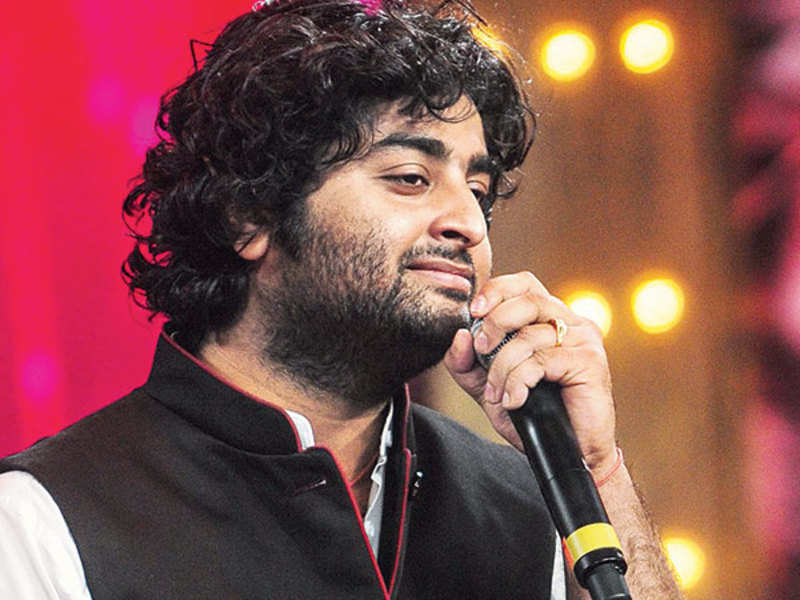
#> input picture AR8.jpg, 800 x 600 px, found by its file name
$ python pencilsketch.py
#> lines starting #> are read from the running program, lines starting #| are printed output that depends on the picture

import cv2

img_location = 'D:/VS CODE/Python/'
filename = 'AR8.jpg'

org_image = cv2.imread(img_location+filename)
#> org_image is the input picture: shape (600, 800, 3); mean B, G, R 77.2, 79.9, 135
resize_image = cv2.resize(org_image, (550, 450))
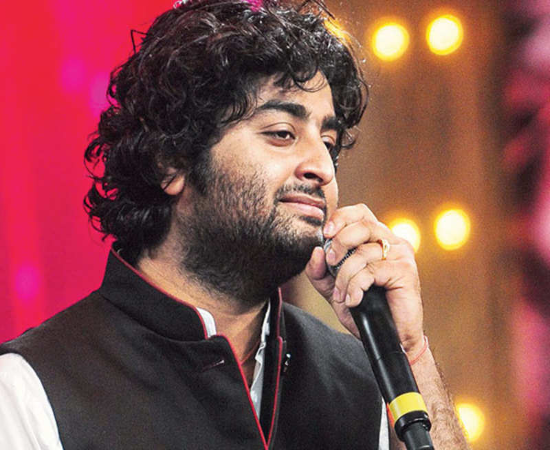
#> resize_image: shape (450, 550, 3); mean B, G, R 77.1, 79.8, 134.9

gray_image = cv2.cvtColor(resize_image, cv2.COLOR_BGR2GRAY)
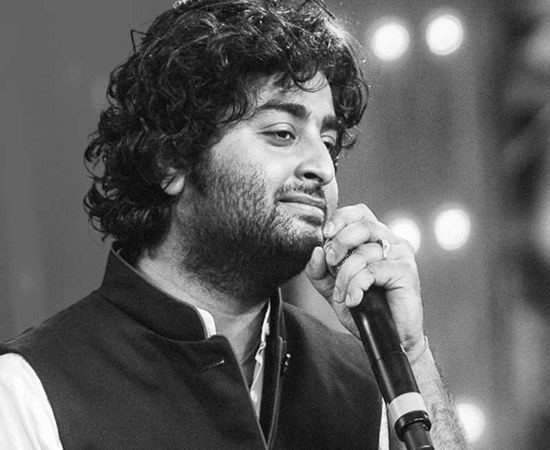
#> gray_image: shape (450, 550); min 3, max 255, mean 96
inverted_gray_image = 255 - gray_image
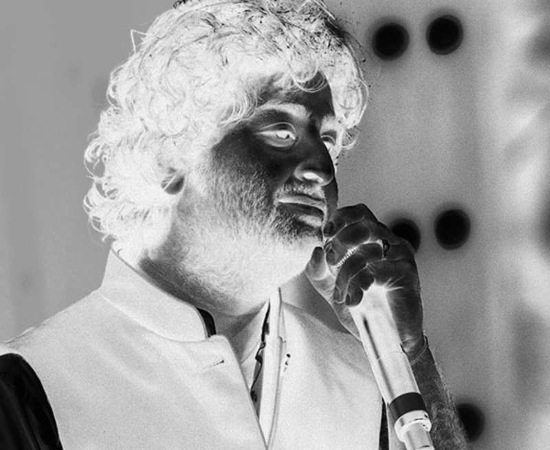
#> inverted_gray_image: shape (450, 550); min 0, max 252, mean 159
blurred_image = cv2.GaussianBlur(inverted_gray_image, (21, 21), 8)
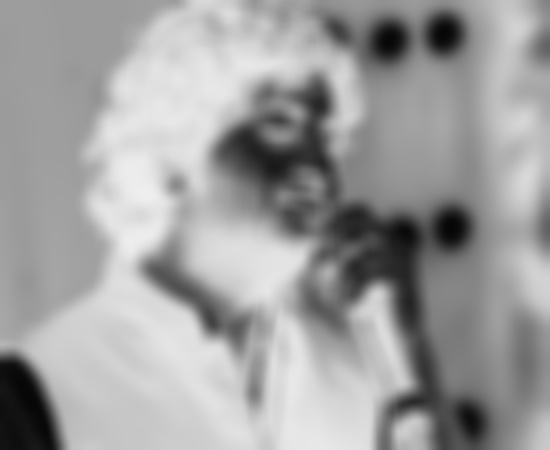
#> blurred_image: shape (450, 550); min 6, max 238, mean 159.1
inverted_blurred_img = 255 - blurred_image
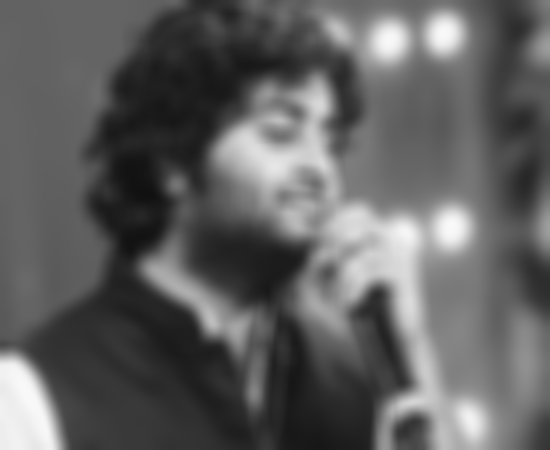
#> inverted_blurred_img: shape (450, 550); min 17, max 249, mean 95.9

pencil_sketch_image = cv2.divide(gray_image, inverted_blurred_img, scale=300.0)
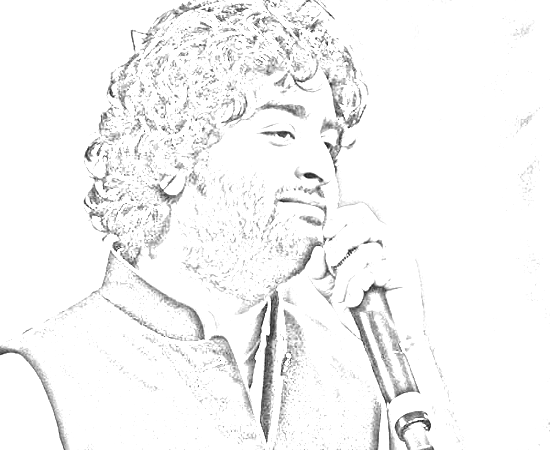
#> pencil_sketch_image: shape (450, 550); min 21, max 255, mean 245.6

# cv2.imshow("Original Image", org_image)
cv2.imshow("Original Image", resize_image)
# [5 lines of commented-out code are left out]
cv2.imshow("Pencil Sketch Image", pencil_sketch_image)
cv2.waitKey(0)
